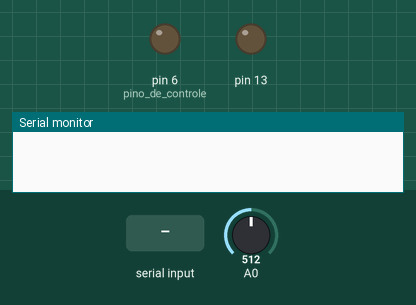
This sketch was run on a simulated Arduino Uno, built with avr-gcc and run on an emulated ATmega328P. Shown: output pins drawn as LEDs (lit = HIGH), the last lines printed to the serial monitor. Inputs (shaded band) come from the test bench; at power-on: A0 = 512.

Above: at 1.2 s.
1.3 s: "2" received over the second serial link
At 2.5 s:
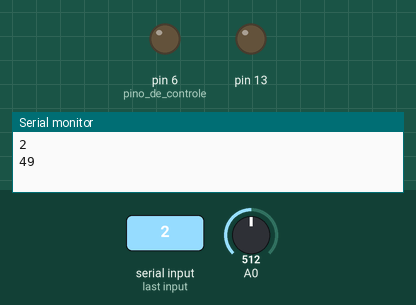
2.8 s: "1" received over the second serial link
At 3.8 s:
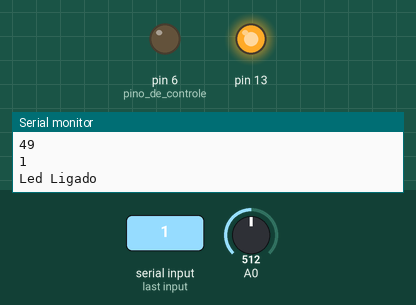
4.3 s: "6" received over the second serial link
At 5.0 s:
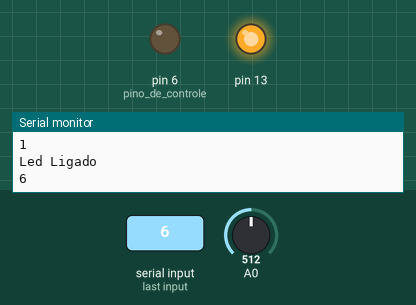
Timing chart, 0 to 7.3 s (numbered marks = the images above; inputs shaded):
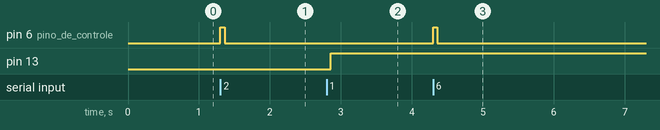

Measured:
- after the input at 1.3 s, pin 6 (pino_de_controle): LOW → HIGH at once, → LOW 0.06 s later
- after the input at 2.8 s, pin 13: LOW → HIGH after 0.06 s
- after the input at 4.3 s, pin 6 (pino_de_controle): LOW → HIGH at once, → LOW 0.06 s later

The sketch:

ESCRAVOFUNCIONANDOIDAEVOLTAAlarmecompleto.ino
```cpp
#include <SoftwareSerial.h>
int leitura = 0;
int estadoled = 0;
int estadoled2 = 0;
SoftwareSerial rs485(10,11);
char c=0;
int set =100;
byte d;

char t = 'T';
void setup() {


  pinMode(6, OUTPUT);       //pino de controle
  pinMode(13, OUTPUT);
  digitalWrite(13, LOW);       //led de saida
  digitalWrite(6,LOW);      //inicia em modo recepção
  Serial.begin(9600);       //inicia serial
  rs485.begin(9600);        //inicia comunicacao rs485
  delay(60);
}

void loop() {

            leitura = analogRead(0);
            leitura = map(leitura,0,1023,0,99);
  digitalWrite(6,LOW);
             if ( leitura >= set){
                delay(60);
                digitalWrite(12,HIGH);
                Serial.println("alarme");
             }
             else{
             digitalWrite(12,LOW);
            }

   //Ve se tem sinal na porta do rs485
  while (rs485.available()){
                   //habilita transmissao
            c = rs485.read();

            if( c=='2'){ // comando de requisicao da temperatura
              Serial.println(c);
              digitalWrite(6,HIGH);
              delay(60);


              rs485.write(leitura);
              Serial.println(leitura);

               //delay(60);
               rs485.flush();
              digitalWrite(6,LOW);

            }

            if( c == '1'){ // comando para alterar o estado do led neste escravo

              Serial.println(c);
              delay(60);
//altera o estado do led o led
              estadoled = !estadoled;
              if (estadoled == 0) {
                digitalWrite(13,LOW);
                Serial.println("Led Desligado");
              }
              else {
                digitalWrite(13,HIGH);
                Serial.println("Led Ligado");
              }

               delay(60);
               rs485.flush();
             // digitalWrite(6,LOW);
            }

            if ( c == '6'){
              Serial.println(c);
              digitalWrite(6,HIGH);
              delay(60);

              rs485.write('6');
              d = rs485.read();
              rs485.flush();

              digitalWrite(6,LOW);
              delay(1000);

              set = rs485.parseInt();
              Serial.println(set);
            }


               delay(60);
               rs485.flush();
             // digitalWrite(6,LOW);

             }


}
```
